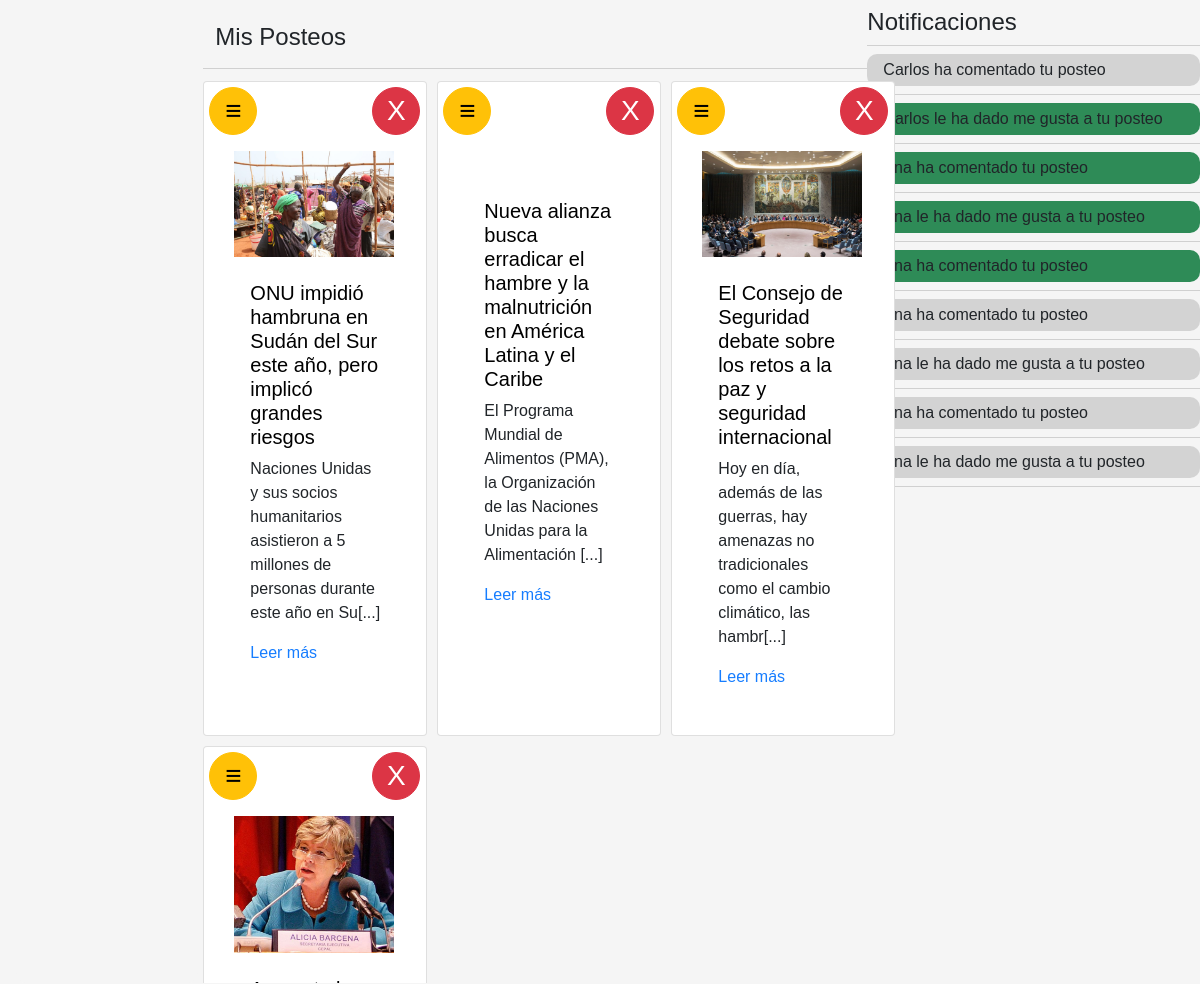
/perfil_usuario/ (signed in, middle part), run on an earlier commit of the app's database.
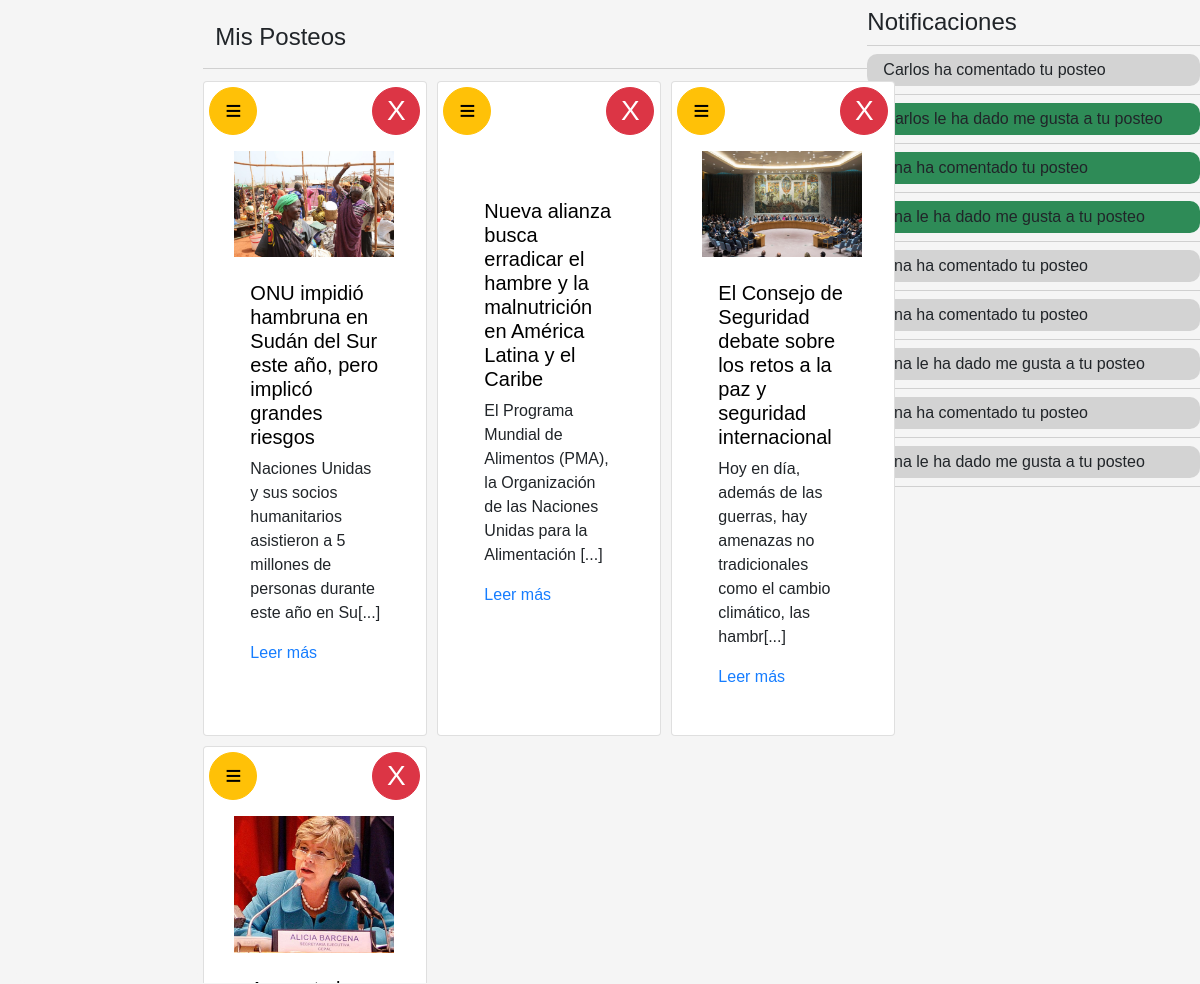
And on a later commit of the database.
### feed/models.py (models this page shows, shortened)
class post(models.Model):
    posteador = models.ForeignKey(User, on_delete=models.CASCADE, null=True)
    titulo = models.CharField(max_length=100)
    contenido = models.TextField()
    pre_contenido = models.TextField()
    categoria = models.ForeignKey(categoria, on_delete=models.CASCADE,  default=1, null=False)
    creado_en = models.DateTimeField(auto_now_add=True)
    actualizado_en = models.DateTimeField(auto_now=True)
    me_gusta = models.IntegerField(default=0)
    no_megusta = models.IntegerField(default=0)
    imagen = models.FileField(upload_to='imagenes_posts', default='post_default.jpg')
    visitas = models.IntegerField(default=0)

class notificaciones(models.Model):
    usuario = models.ForeignKey(User, on_delete=models.CASCADE)
    nombre_usuario = models.CharField(max_length=50, default=None)
    post = models.ForeignKey(post, on_delete=models.CASCADE)
    leido = models.BooleanField(default=False)
    creado_en = models.DateTimeField(auto_now_add=True)
    comentario=models.BooleanField(default=False)
    me_gusta=models.BooleanField(default=False)
    no_megusta=models.BooleanField(default=False)

### feed/views.py (the view)
# urls.py: path('perfil_usuario/',views.perfil_usuario, name='perfil_usuario'),
@login_required
def perfil_usuario(request):
    notif_user = notificaciones.objects.filter(post__posteador_id=request.user.id ).exclude(usuario_id = request.user.id).order_by('creado_en').reverse()[:10]
    mis_posteos = post.objects.filter(posteador_id=request.user.id).order_by('creado_en').reverse()
    mis_categorias = categoria.objects.filter(id__in = mis_posteos.values('categoria_id'))
    mis_comentarios = comentario.objects.filter(comentador_id=request.user.id).order_by('creado_en').reverse()
    posteos = post.objects.filter(comentario__comentador_id=request.user.id).distinct()
    categorias = categoria.objects.all()
    usuario_actual = usuario.objects.get(usuario_fk_id=request.user.id)
    rol=tipo_usuario.objects.get(id = usuario_actual.tipo_usuario_id)
    contexto = { 'rol':rol ,'mis_posteos':mis_posteos, 'mis_comentarios':mis_comentarios, 'categorias':categorias, 'notif_user':notif_user, 'mis_categorias':mis_categorias, 'usuario_actual':usuario_actual, 'posteos':posteos}
    return render(request,"mi_contenido.html",contexto)

### feed/templates/mi_contenido.html (shortened to what this page needs)
{% extends "base.html" %}
{% block content %}
<body style="background: whitesmoke;" >
<br><br><br>
<div class="perfil_usuario"  >
    <div class="usuario_datos"  style="margin-left: 1rem;">
        <br>
        <br>
        <br>
        {% if  user.is_authenticated and not usuario_actual.tipo_usuario_id == 1 %}
        <div class="lista" id=global_comentarios style="margin-right: -10px; margin-left: auto;">
          </div>
{% endif %}
    </div>
<div class="post" >
    {% if  user.is_authenticated and not usuario_actual.tipo_usuario_id == 1 %}
<br>
    <div id="global_comentarios"  style="width: 45rem;">
    <section class="main-section row" id="mensajes" style="margin-left: auto;">
    <h4>Mis Posteos</h4>
     {% for post in mis_posteos %}
     <div class="card" style="width: 14rem; margin-right: 10px; margin-block-end: 10px; height: auto;" >
        <div class="box01" style="margin-top: -25px;">
            <div class="box02" >
                <a  href="{% url 'editar_post' id=post.id %}" class="btn btn-warning" tipe="submit"  style=" width: 3rem; height: 3rem; border-radius: 25px; margin-left: -25px;" ><h3>≡</h3>  </a>
            </div>
            <div class="box03" >
                <a href="{% url 'eliminar_post' id=post.id %}" class="btn btn-danger btnEliminacion" tipe="submit"  style="width: 3rem; height: 3rem; border-radius: 25px; margin-left: 115px"  > <h3>X </h3> </a>
            </div>
        </div>
         <div class="card-body">
            <a href="{% url 'leer_posteo' id=post.id %}">
            <img src="{{post.imagen.url}}" alt="{{post.tipo_17_ODS}}" style="width:10rem; margin-left:-1rem;">
            <br><br>
            <h5 class="card-title"> {{ post.titulo }}</h5>
            </a>
             <p class="card-text" > {{ post.pre_contenido }}</p>
             <a href="{% url 'leer_posteo' id=post.id %}" style="color: #167dff; " >
                Leer más
            </a>
         </div>
     </div>
    {% endfor %}
    </section>
    </div>
    {% endif %}
</div>
<div class="cometarios" style=" margin-left: 4rem;" >
{% if usuario_actual.tipo_usuario_id == 2 %}
<br><br>
<h4>Notificaciones</h4>
    <div class="dropdown-divider"></div>
    <div id="global_mis_catetorias" >
        <div id="mansajes">
    {%if notif_user %}
        {% for notificacion in notif_user %}
        {% if notificacion.me_gusta == True %}
        {% if notificacion.leido == False %}
            <a href="{% url 'abrir_notificacion' idn=notificacion.id idp=notificacion.post_id  %}" class="dropdown-item" style="border-radius: 10px; background-color: seagreen ;">
            {{notificacion.nombre_usuario}} le ha dado me gusta a tu posteo</a>
            <div class="dropdown-divider"></div>
        {% else %}
            <a href="{% url 'abrir_notificacion' idn=notificacion.id idp=notificacion.post_id %}" class="dropdown-item"  style="border-radius: 10px; background-color:lightgrey">
            {{notificacion.nombre_usuario}} le ha dado me gusta a tu posteo</a>
            <div class="dropdown-divider"></div>
        {% endif %}
        {% elif notificacion.comentario == True %}
            {% if notificacion.leido == False %}
                <a href="{% url 'abrir_notificacion' idn=notificacion.id idp=notificacion.post_id %}" class="dropdown-item" style="border-radius: 10px; background-color: seagreen ;">
                {{notificacion.nombre_usuario}} ha comentado tu posteo</a>
                <div class="dropdown-divider"></div>
            {% else %}
                <a href="{% url 'abrir_notificacion' idn=notificacion.id idp=notificacion.post_id %}" class="dropdown-item"  style="border-radius: 10px; background-color:lightgrey">
                {{notificacion.nombre_usuario}} ha comentado tu posteo</a>
                <div class="dropdown-divider">as</div>
            {% endif %}
    {% endif %}
        {% endfor %}
    {% endif %}
</div>
</div>
{% endif %}
</div>
</div>
</body>
{% endblock %}

### feed/templates/base.html (shortened to what this page needs)
{% load static %}
<!DOCTYPE html>
<html lang="en">
  <head>
    <link href="https://cdn.jsdelivr.net/npm/bootstrap@5.1.3/dist/css/bootstrap.min.css" rel="stylesheet">
    <link rel="stylesheet" type="text/css" href="{% static 'css/estilos.css' %}">
    <link rel="stylesheet" href="https://stackpath.bootstrapcdn.com/font-awesome/4.7.0/css/font-awesome.min.css">
</head>
<body>
    {% block content %}{% endblock %}
</body>
</html>

### feed/static/css/estilos.css (style rules this page uses)
.lista { border-radius: 10px; grid-column: 1; grid-row: 1 / 5; min-width: 4rem; margin-left: 5px; }
.row > div { padding: 30px; }
html, body { height: 100%; margin: 0; font-family: Helvetica; width: 100%; }
.main-section { display: flex; flex-direction: column; flex-direction: row; flex-wrap: wrap; }
#mensajes { height: auto; }
a { text-decoration: none; color: #000; }
.box01 { width: auto; height: auto; display: flex; }
.box02 { width: auto; height: auto; }
.box03 { width: auto; height: auto; }
#global_comentarios { height: 20rem; width: auto; overflow-y: scroll; }
.perfil_usuario { display: grid; padding-top: 1rem; grid-template-columns: 1fr 3fr 2fr; grid-gap: 5px; }
.usuario_datos { background-color: whitesmoke; border-radius: 10px; grid-column: 1; grid-row: 1 / 4; min-width: 4rem; margin-left: 5px; }
.post { background-color: whitesmoke; grid-column: 2 / 2; grid-row: 1 / 4; padding: 0px; margin-left: auto; grid-template-rows: auto; min-width: 16rem; height: auto; }
#global_comentarios { height: 60rem; width: auto; overflow-y: scroll; }
#global_mis_catetorias { height: 30rem; width: auto; overflow-y: scroll; }

What changed in the data, as far as the page shows it:
changed notificaciones (number 5 of 9 on the later page): leido False → True (drawn)
